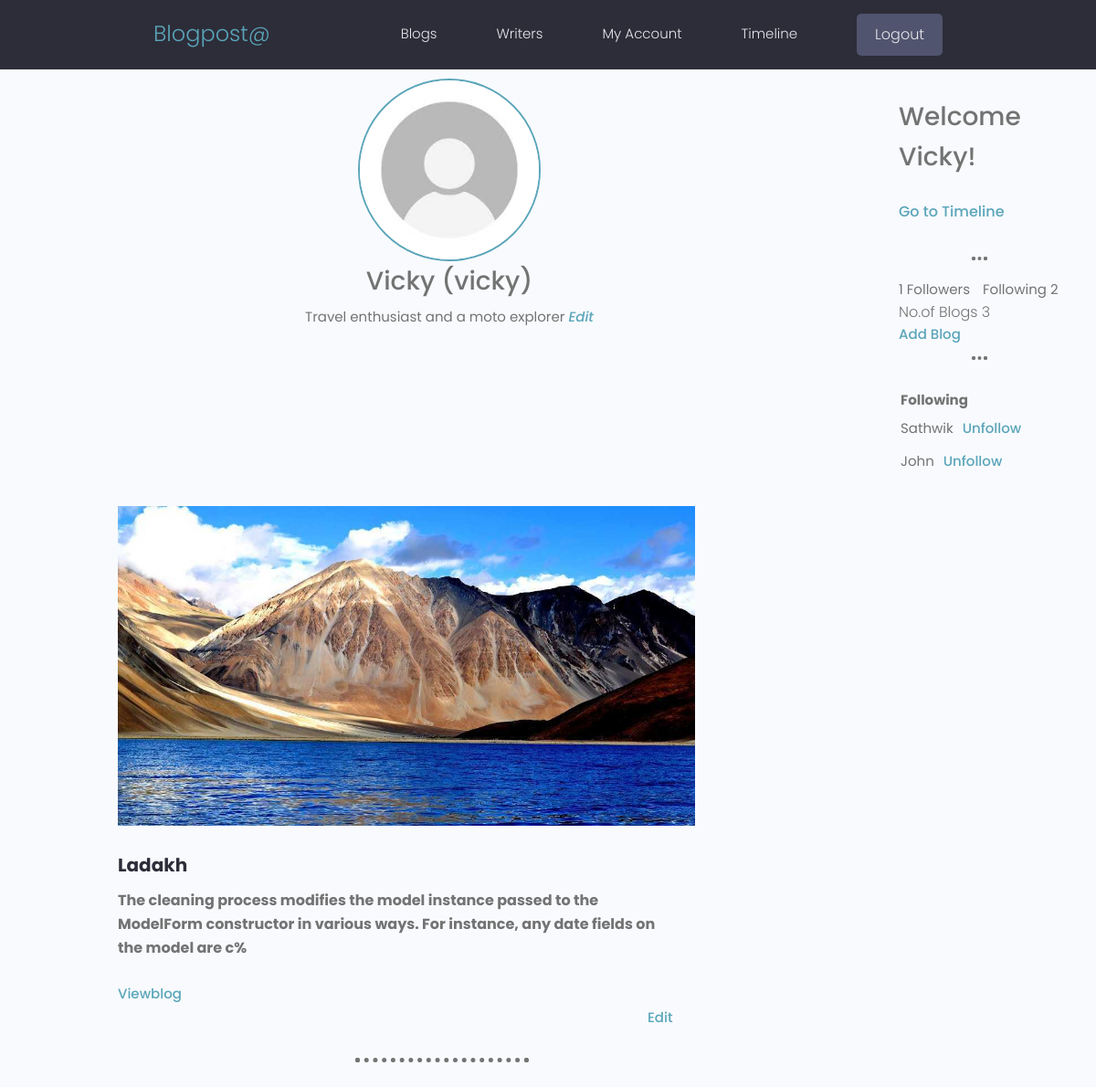
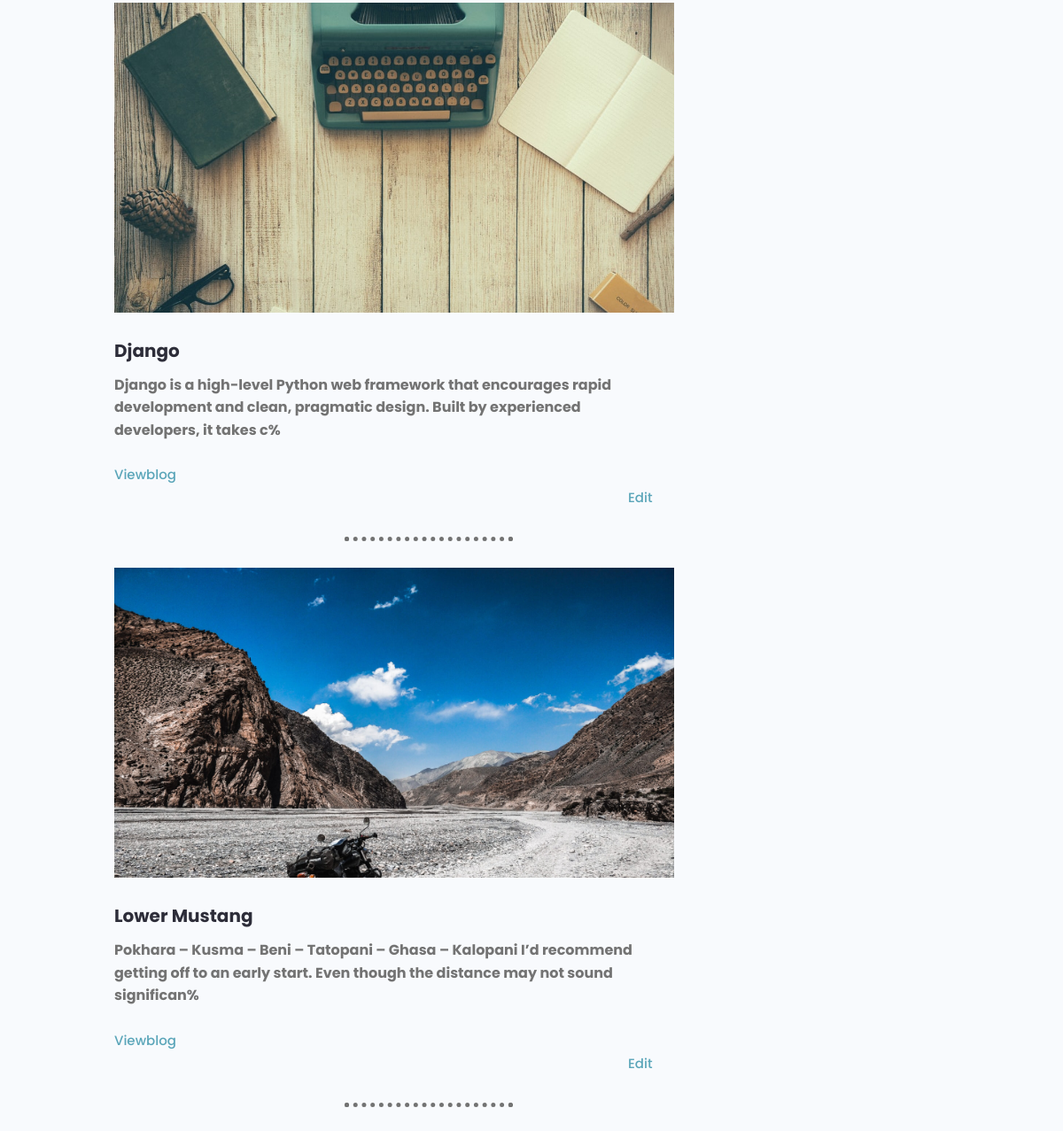
/account/profile/d6824d20-d51a-43e8-9413-d16293662855 (signed in), run on the app's committed database (2 pictures, top to bottom).
### users/models.py (models this page shows, shortened)
class Profile(models.Model):
    user = models.OneToOneField(User , on_delete=models.CASCADE , null= True ,blank= True)
    name = models.CharField(max_length=100)
    email = models.EmailField(max_length=200)
    username = models.CharField(max_length=100, unique=True)
    avatar = models.ImageField(default= 'default.jpg',null = True ,blank = True , upload_to = 'profileimages')
    intro = models.CharField(max_length=250, null=True ,blank=True)
    bio = models.TextField(null=True,blank=True)
    social_twitter = models.CharField(max_length=100, blank= True ,null= True)
    social_insta = models.CharField(max_length=100, blank= True ,null= True)
    created = models.DateField(auto_now_add= True)
    id = models.UUIDField(default = uuid.uuid4 , primary_key= True ,unique= True ,editable= False)
    def __str__(self) -> str:
        return self.username.title()
    def followers_count(self) :
        return self.following.all().count()
    def following_count(self) :
        return self.follower.all().count()
    def blog_count(self):
        return self.blog_set.all()
    @property
    def image_url(self):
        try:
            url = self.avatar.url
        except:
            url = '/images/default.jpg'
        return url

class Follow(models.Model):
    follower = models.ForeignKey(Profile , on_delete=models.CASCADE, related_name = 'follower')
    following = models.ForeignKey(Profile , on_delete=models.CASCADE, related_name = 'following')
    created = models.DateField(auto_now_add= True)
    class Meta:
        constraints = [
        UniqueConstraint(fields=['follower' , 'following'] , name='unique_followers'),
        ]

### blogs/models.py (models this page shows, shortened)
class Blog(models.Model):
    writer = models.ForeignKey(Profile, on_delete=models.CASCADE, null= True, blank= True)
    title = models.CharField(max_length=150)
    subtitle = models.CharField(max_length=150 , null= True ,blank= True)
    post = models.TextField(null= True , blank= True)
    feature_image = models.ImageField(default = 'pattern.jpg' ,null =True ,blank = True , upload_to = 'uploaded')
    tags = models.ManyToManyField('Tag', blank=True)
    vote_total = models.IntegerField(null=True ,blank = True)
    vote_ratio = models.FloatField(null=True,blank=True)
    created = models.DateTimeField(auto_now_add = True)
    updated = models.DateTimeField(auto_now=  True)
    id = models.UUIDField(default= uuid.uuid4 , unique= True ,
                     primary_key= True , editable= False)
    objects = models.Manager()
    related = related_blogs()
    @property
    def image_url(self):
        try:
            url = self.feature_image.url
        except:
            url = '/images/pattern.jpg'
        return url

### users/views.py (the view)
# urls.py: path('account/', include('users.urls')),
@login_required(login_url= 'login_user')
def account(request ,pk):
    profile = Profile.objects.get(id =pk)
    try:
        logged_user = request.user.profile
    except:
        logged_user = None
    following = profile.follower.all()
    context = {'profile' : profile , 'following': following ,'logged_user': logged_user}
    return render(request, 'users/profile.html',context)

### users/templates/users/profile.html (shortened to what this page needs)
{% extends 'main.html' %}
{% load static %}
{% block content %}
<div class="layout">
    <div class="container" style="text-align: center; padding-top: 10px;">
        <img class="avatar avatar--xl dev__avatar" src="{{profile.image_url}}" />
        <h4>{{profile.name}} ({{profile.username}})</h4>
        {% if profile.intro %}
        {{profile.intro}}
        {% endif %}
        <a title="Twitter" href="{% url 'update-profile' %}" style="padding-top: 5px;"><i>Edit</i></a>
    </div>
    <div class="column column--2of3" style="text-align: left; padding-top: 30px;">
        {% if profile == logged_user %}
        <h4>Welcome {{profile.username.title}}!</h4>
        <br>
        <p><a href="{% url 'timeline' %}">Go to Timeline</a></p>
        <br>
        {% endif %}
        <hr style="border: dotted; border-bottom: none;width: 8%; margin-top: 10px;
        margin-left: 80px; border-width: 4px; margin-bottom: 20px;">
        {{profile.followers_count}}
        <label>Followers</label>
        <label style="padding-left: 10px;">Following</label>
        {{profile.following_count}}
        <label><p> No.of Blogs {{profile.blog_count.count}}</p></label>
        {% if logged_user == profile %}
        <a title="twitter" href= "{% url 'add-blog' %}">Add Blog</a>
        {% endif %}
        <br>
        <hr style="border: dotted; border-bottom: none;width: 8%; margin-top: 10px; margin-left: 80px; border-width: 4px;">
        {% if logged_user == profile %}
        <table style="text-align: left; padding-top: 30px;">
            <tr>
                <th>Following</th>
            </tr>
            {% for follow in following%}
            <tr>
                <td>{{follow.following}}<a href="{% url 'unfollow' follow.following.id%}" style="padding: 5px 10px;">Unfollow</a></td>
            </tr>
            {% endfor %}
        </table>
        {% endif %}
    </div>
    <div class="layout" style="text-align: left; padding-top: 0; width: 70%; padding-left: 50px;">
        {% for blog in profile.blog_count %}
        <div class="container " style="text-align: left;">
            <img class="project__thumbnail" src="{{ blog.image_url }}" alt="project thumbnail" style="height: 350px;" />
            <div class="card__body" style="padding-left: 0;">
                <h3 class="project__title" ><a href="{% url 'view-blog' blog.id%}" class="project__title"> {{blog.title}}</a></h3>
                <p class="project--rating">
                    <span style="font-weight: bold;">{{blog.post|slice:":150"}}%</span>
                </p>
                <a href="{% url 'view-blog' blog.id%}">Viewblog</a>
                {% if logged_user == profile  %}
                <a href="{% url 'view-blog' blog.id%}" style="padding-left: 580px;">Edit</a>
                {% endif %}
            </div>
            <hr style="border: dotted; border-bottom: none;margin-left: 260px;
            margin-bottom: 30px; width: 30%; border-width: 5px; margin-top: 10px;">
        </div>
            {%endfor%}
    </div>
</div>
{% endblock content %}

### static/styles/app.css (style rules this page uses)
:root { --color-sub: #2d2d39; }
img { width: 100%; }
.dev__avatar { display: block; margin: auto; }
.project--rating { margin-bottom: 1.6em; margin-top: .5em; }
.project__thumbnail { height: 25rem; object-fit: cover; object-position: top center; }
.project__title { font-size: 2rem; font-weight: 700; color: var(--color-sub); }

### static/uikit/styles/modules/_variables.css (style rules this page uses)
:root { --color-main: #5aa5b9; --color-main-light: #e6faff; --color-sub: #3f4156; --color-sub-light: #51546e; --color-sub-lighter: #ededfd; --color-text: #737373; --color-gray: #8b8b8b; --color-light: #e5e7eb; --color-light-gray: #767676; --color-bg: #f8fafd; --color-white: #fffefd; --color-white-light: #f3f3f3; --color-success: #359e64; --color-success-bg: #def8e8; --color-error: #fc4b0b; --color-error-bg: #fff2ee; --font-base: 'Poppins', arial, helvetica, 'Segoe UI', roboto, ubuntu, sans-serif; --font-monospace: 'Fira Code', 'Courier New', courier, monospace; --font-regular: 300; --font-medium: 500; --font-bold: 700; --generic-shadow: 1px 1px 5px #00000010; --generic-transition: all 0.3s ease-in-out; }

### static/uikit/styles/modules/_base.css (style rules this page uses)
* { margin: 0; padding: 0; box-sizing: border-box; text-rendering: optimizeLegibility; color: inherit; font-size: inherit; }
html { font-size: 50%; }
@media only screen and (min-width: 480px) { html { font-size: 56.25%; } }
@media only screen and (min-width: 1200px) { html { font-size: 62.5%; } }
body { line-height: 1.6; font-weight: 400; font-size: 1.5rem; color: var(--color-text); background-color: var(--color-bg); min-height: 100vh; }

### static/uikit/styles/modules/_typography.css (style rules this page uses)
* { font-family: var(--font-base); }
h3 { font-size: 3.2rem; font-weight: var(--font-medium); }
h4 { font-size: 2.8rem; font-weight: var(--font-medium); }
p, span, strong { font-size: 1.6rem; color: var(--color-text); font-weight: var(--font-regular); }
a { padding-bottom: 2px; text-decoration: none; display: inline-block; color: var(--color-main); font-weight: var(--font-medium); }

### static/uikit/styles/modules/_utilities.css (style rules this page uses)
.container { width: 92%; max-width: 165rem; margin: 0 auto; box-sizing: border-box; }
@media screen and (min-width: 1000px) { .container { width: 90%; } }
@media screen and (min-width: 1200px) { .container { width: 80%; } }

### static/uikit/styles/modules/_avatar.css (style rules this page uses)
.avatar { border-radius: 50%; border: 2px solid var(--color-main); object-fit: cover; }
.avatar--xl { height: 20rem; width: 20rem; }

### static/uikit/styles/modules/_card.css (style rules this page uses)
.card__body, .card__header { padding: 2rem 2.5rem; }

### static/uikit/styles/modules/_layout.css (style rules this page uses)
.layout { display: flex; flex-flow: row wrap; justify-content: space-between; }
.layout > .column { margin-bottom: 3rem; }
.layout > .column.column--2of3 { flex-basis: 18%; }

### data on the page
Profile: image_url (placeholder picture), name "Vicky", username "vicky", intro "Travel enthusiast and a moto explorer", username "Vicky", followers_count "1", following_count "2", blog_count.count "3"
Follow: following "Sathwik"
Follow: following "John"
Blog: image_url (picture), title "Ladakh", post "The cleaning process modifies the model instance passed to the ModelForm constructor in various ways. For instance, any date fields on the model are c"
Blog: image_url (picture), title "Django", post "Django is a high-level Python web framework that encourages rapid development and clean, pragmatic design. Built by experienced developers, it takes c"
Blog: image_url (picture), title "Lower Mustang", post "Pokhara – Kusma – Beni – Tatopani – Ghasa – Kalopani I’d recommend getting off to an early start. Even though the distance may not sound significan"
